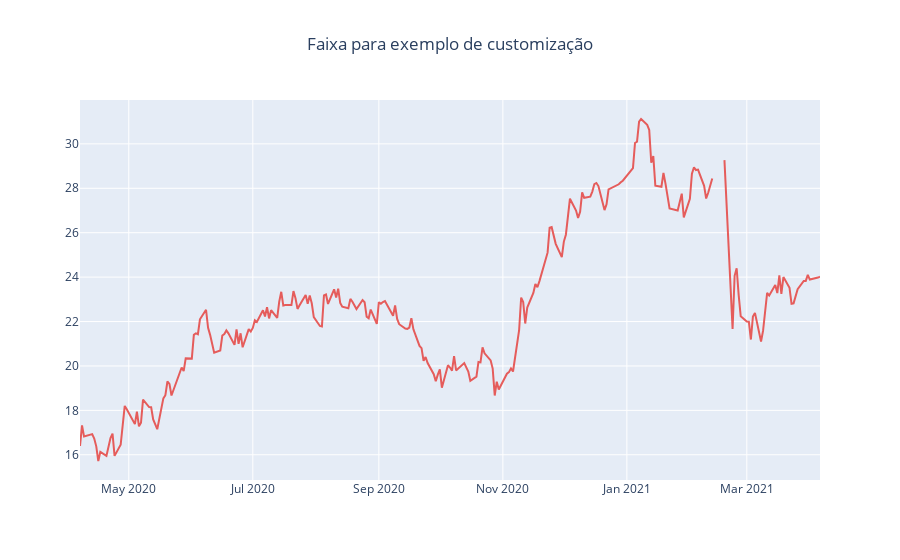

The code cell stored with this chart in its notebook:
### Markdown cell above
#### Customizando Faixa de eixos

### Code cell
Close = go.Scatter(
x=df.Date,
y=df.Close,
name = "PETR4 Close",
line = dict(color = '#e53935'),
opacity = 0.8)

data = [Close]

layout = dict(
title = "Faixa para exemplo de customização",
title_x= 0.5,
xaxis = dict(
range = ['2020-04-07','2021-04-06'])
)

fig = dict(data=data, layout=layout)
py.iplot(fig, filename = "Manually Set Range")

### Figure 1 — Plotly figure (JSON) as saved in the notebook; plotly's stock layout.template omitted (floating-point values rounded to 4 significant figures; data arrays with more than 128 entries replaced by an {"elided": "..."} marker saying what was removed)
{"data": [{"line": {"color": "#e53935"}, "name": "PETR4 Close", "opacity": 0.8, "type": "scatter", "x": {"elided": "245 str values"}, "y": {"elided": "245 float values"}}], "layout": {"title": {"text": "Faixa para exemplo de customização", "x": 0.5}, "xaxis": {"range": ["2020-04-07", "2021-04-06"]}}}
